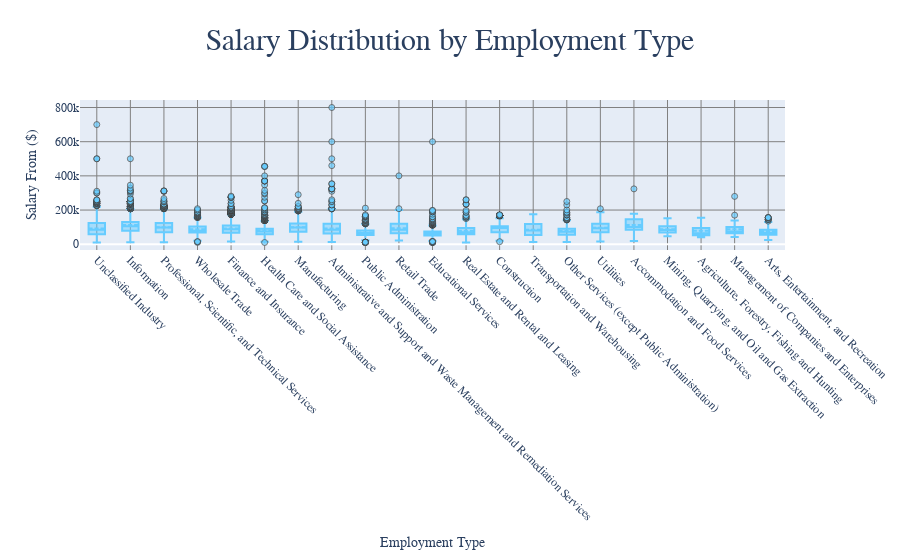

The notebook cell this image was saved under:
### Markdown cell above
# Salary Distribution by Industry
- Compare salary variations across industries.
- **Filter the dataset**
  - Keep records where **salary is greater than zero**.
- **Aggregate Data**
  - Group by **NAICS industry codes**.
- **Visualize results**
  - Create a **box plot** where:
    - **X-axis** = `NAICS2_NAME`
    - **Y-axis** = `SALARY_FROM`
  - Customize colors, fonts, and styles.
- **Explanation:** Write two sentences about what the graph reveals.

### Code cell
# Your code for 2nd question here
# Filter the dataset
df = df.filter(col("SALARY_FROM") > 0)

# Aggregate Data
pdf = df.select("NAICS2_NAME", "SALARY_FROM").toPandas()

# Visualize results
fig = px.box(pdf, x="NAICS2_NAME", y="SALARY_FROM", title="Salary Distribution by Employment Type", 
    color_discrete_sequence=["#66CCFF"])

fig.update_layout(font_family="Arial", title_font_size=30, title_x=0.5,
                  xaxis_title="Employment Type",  yaxis_title="Salary From ($)",
                  xaxis=dict(tickangle=45, showgrid=True, gridcolor="grey"),
                  yaxis=dict(showgrid=True, gridcolor="grey"),
                  legend=dict(title="Employment Type",  font=dict(family="Arial", size=14, color="black"), 
                  bgcolor="white",  bordercolor="black", borderwidth=1))

fig.update_traces(marker=dict(opacity=0.7, line=dict(width=1)), boxmean=True, line=dict(width=2))
fig.show()

fig.write_image("output/Q2.svg", width=1920, height=1080, scale=2)

### Figure 1 — Plotly figure (JSON) as saved in the notebook; plotly's stock layout.template omitted (floating-point values rounded to 4 significant figures; data arrays with more than 128 entries replaced by an {"elided": "..."} marker saying what was removed)
{"data": [{"alignmentgroup": "True", "boxmean": true, "hovertemplate": "NAICS2_NAME=%{x}<br>SALARY_FROM=%{y}<extra></extra>", "legendgroup": "", "line": {"width": 2}, "marker": {"color": "#66CCFF", "line": {"width": 1}, "opacity": 0.7}, "name": "", "notched": false, "offsetgroup": "", "orientation": "v", "showlegend": false, "type": "box", "x": {"elided": "32398 str values"}, "x0": " ", "xaxis": "x", "y": {"elided": "32398 int values"}, "y0": " ", "yaxis": "y"}], "layout": {"boxmode": "group", "font": {"family": "Arial"}, "legend": {"bgcolor": "white", "bordercolor": "black", "borderwidth": 1, "font": {"color": "black", "family": "Arial", "size": 14}, "title": {"text": "Employment Type"}, "tracegroupgap": 0}, "title": {"font": {"size": 30}, "text": "Salary Distribution by Employment Type", "x": 0.5}, "xaxis": {"anchor": "y", "domain": [0, 1], "gridcolor": "grey", "showgrid": true, "tickangle": 45, "title": {"text": "Employment Type"}}, "yaxis": {"anchor": "x", "domain": [0, 1], "gridcolor": "grey", "showgrid": true, "title": {"text": "Salary From ($)"}}}}
